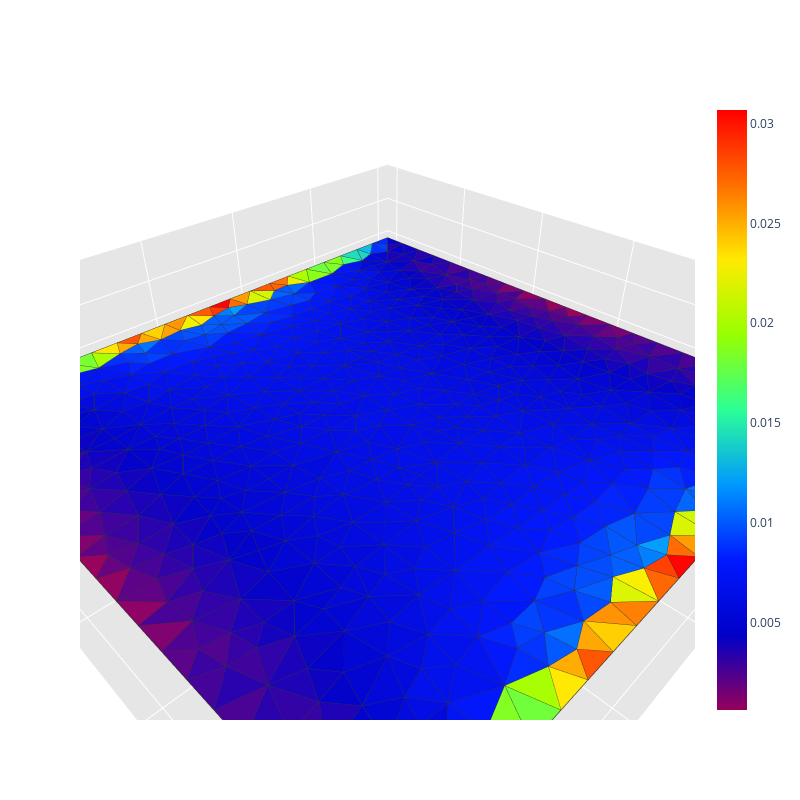

Source (notebook cell):
### Code cell
process_antenna(plate_mat_gmsh)
print("\n")

start_time = time.time()

scattering_algorithm(plate_mat_gmsh, 75e6, wave_incident_direction, polarization, load_from_matlab=True)

elapsed_time = time.time() - start_time
print(f"\nElapsed time for processing the studied antenna: {elapsed_time:.6f} seconds")
print('\n')

### Figure 1 — Plotly figure (JSON) as saved in the notebook; plotly's stock layout.template omitted (floating-point values rounded to 4 significant figures; data arrays with more than 128 entries replaced by an {"elided": "..."} marker saying what was removed)
{"data": [{"facecolor": {"elided": "1026 str values"}, "i": {"elided": "1026 int values"}, "j": {"elided": "1026 int values"}, "k": {"elided": "1026 int values"}, "name": "", "type": "mesh3d", "x": {"elided": "554 float values"}, "y": {"elided": "554 float values"}, "z": {"elided": "554 float values"}}, {"line": {"color": "rgb(50, 50, 50)", "width": 1.5}, "mode": "lines", "showlegend": false, "type": "scatter3d", "x": {"elided": "5130 float values"}, "y": {"elided": "5130 float values"}, "z": {"elided": "5130 int values"}}, {"hoverinfo": "none", "marker": {"color": [0.0006186, 0.03069], "colorscale": [[0, "rgb(150, 0, 90)"], [0.125, "rgb(0, 0, 200)"], [0.25, "rgb(0, 25, 255)"], [0.375, "rgb(0, 152, 255)"], [0.5, "rgb(44, 255, 150)"], [0.625, "rgb(151, 255, 0)"], [0.75, "rgb(255, 234, 0)"], [0.875, "rgb(255, 111, 0)"], [1, "rgb(255, 0, 0)"]], "showscale": true, "size": 0.1}, "mode": "markers", "showlegend": false, "type": "scatter3d", "x": [0.0], "y": [0.0], "z": [0.0]}], "layout": {"height": 800, "legend": {"bgcolor": "rgba(255,255,255,0.7)", "bordercolor": "lightgray", "borderwidth": 1, "x": 0.2, "xanchor": "left", "y": 0.9, "yanchor": "top"}, "scene": {"aspectratio": {"x": 1, "y": 1, "z": 0.3}, "camera": {"eye": {"x": 0.65, "y": 0.65, "z": 0.65}}, "xaxis": {"backgroundcolor": "rgb(230, 230, 230)", "gridcolor": "rgb(255, 255, 255)", "showbackground": true, "zerolinecolor": "rgb(255, 255, 255)"}, "yaxis": {"backgroundcolor": "rgb(230, 230, 230)", "gridcolor": "rgb(255, 255, 255)", "showbackground": true, "zerolinecolor": "rgb(255, 255, 255)"}, "zaxis": {"backgroundcolor": "rgb(230, 230, 230)", "gridcolor": "rgb(255, 255, 255)", "showbackground": true, "zerolinecolor": "rgb(255, 255, 255)"}}, "title": {"text": ""}, "width": 800}}
